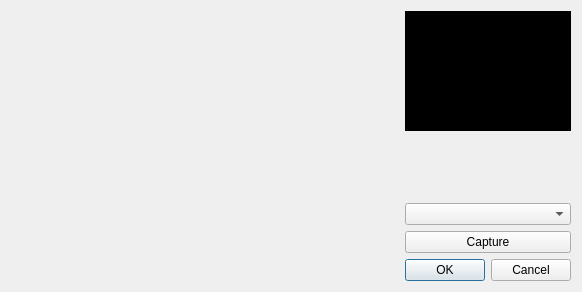
<?xml version="1.0" encoding="UTF-8"?>
<ui version="4.0">
 <class>CameraDialog</class>
 <widget class="QDialog" name="CameraDialog">
  <property name="geometry">
   <rect>
    <x>0</x>
    <y>0</y>
    <width>582</width>
    <height>292</height>
   </rect>
  </property>
  <property name="windowTitle">
   <string>Add Image from Camera</string>
  </property>
  <property name="locale">
   <locale language="English" country="UnitedKingdom"/>
  </property>
  <property name="modal">
   <bool>true</bool>
  </property>
  <layout class="QHBoxLayout" name="horizontalLayout">
   <item>
    <widget class="QCameraViewfinder" name="viewfinder" native="true"/>
   </item>
   <item>
    <widget class="QWidget" name="verticalWidget" native="true">
     <property name="sizePolicy">
      <sizepolicy hsizetype="Maximum" vsizetype="Preferred">
       <horstretch>0</horstretch>
       <verstretch>0</verstretch>
      </sizepolicy>
     </property>
     <layout class="QVBoxLayout" name="verticalLayout">
      <property name="leftMargin">
       <number>0</number>
      </property>
      <property name="topMargin">
       <number>0</number>
      </property>
      <property name="rightMargin">
       <number>0</number>
      </property>
      <property name="bottomMargin">
       <number>0</number>
      </property>
      <item>
       <widget class="QImageViewer" name="viewLabel" native="true">
        <property name="minimumSize">
         <size>
          <width>160</width>
          <height>120</height>
         </size>
        </property>
        <property name="styleSheet">
         <string notr="true">background-color: rgb(0, 0, 0);</string>
        </property>
       </widget>
      </item>
      <item>
       <spacer name="verticalSpacer">
        <property name="orientation">
         <enum>Qt::Vertical</enum>
        </property>
        <property name="sizeHint" stdset="0">
         <size>
          <width>20</width>
          <height>40</height>
         </size>
        </property>
       </spacer>
      </item>
      <item alignment="Qt::AlignBottom">
       <widget class="QComboBox" name="cameraBox"/>
      </item>
      <item alignment="Qt::AlignBottom">
       <widget class="QPushButton" name="captureButton">
        <property name="text">
         <string>Capture</string>
        </property>
       </widget>
      </item>
      <item alignment="Qt::AlignBottom">
       <widget class="QDialogButtonBox" name="buttonBox">
        <property name="sizePolicy">
         <sizepolicy hsizetype="Expanding" vsizetype="Expanding">
          <horstretch>0</horstretch>
          <verstretch>0</verstretch>
         </sizepolicy>
        </property>
        <property name="standardButtons">
         <set>QDialogButtonBox::Cancel|QDialogButtonBox::Ok</set>
        </property>
        <property name="centerButtons">
         <bool>false</bool>
        </property>
       </widget>
      </item>
     </layout>
    </widget>
   </item>
  </layout>
 </widget>
 <customwidgets>
  <customwidget>
   <class>QImageViewer</class>
   <extends>QWidget</extends>
   <header>qimageviewer.h</header>
   <container>1</container>
  </customwidget>
  <customwidget>
   <class>QCameraViewfinder</class>
   <extends>QWidget</extends>
   <header>qcameraviewfinder.h</header>
   <container>1</container>
  </customwidget>
 </customwidgets>
 <resources/>
 <connections>
  <connection>
   <sender>buttonBox</sender>
   <signal>accepted()</signal>
   <receiver>CameraDialog</receiver>
   <slot>accept()</slot>
   <hints>
    <hint type="sourcelabel">
     <x>456</x>
     <y>297</y>
    </hint>
    <hint type="destinationlabel">
     <x>272</x>
     <y>159</y>
    </hint>
   </hints>
  </connection>
  <connection>
   <sender>buttonBox</sender>
   <signal>rejected()</signal>
   <receiver>CameraDialog</receiver>
   <slot>reject()</slot>
   <hints>
    <hint type="sourcelabel">
     <x>456</x>
     <y>297</y>
    </hint>
    <hint type="destinationlabel">
     <x>272</x>
     <y>159</y>
    </hint>
   </hints>
  </connection>
 </connections>
</ui>
